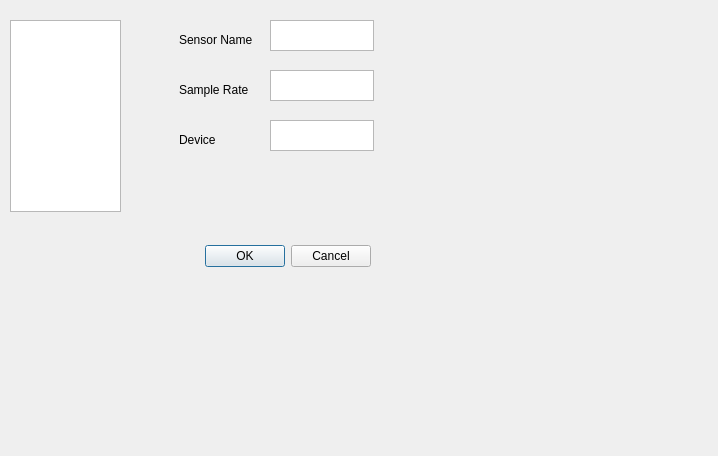
<?xml version="1.0" encoding="UTF-8"?>
<ui version="4.0">
 <class>config::AddSensorDialog</class>
 <widget class="QDialog" name="config::AddSensorDialog">
  <property name="geometry">
   <rect>
    <x>0</x>
    <y>0</y>
    <width>718</width>
    <height>456</height>
   </rect>
  </property>
  <property name="windowTitle">
   <string>Add Sensor</string>
  </property>
  <widget class="QDialogButtonBox" name="buttonBox">
   <property name="geometry">
    <rect>
     <x>30</x>
     <y>240</y>
     <width>341</width>
     <height>32</height>
    </rect>
   </property>
   <property name="orientation">
    <enum>Qt::Horizontal</enum>
   </property>
   <property name="standardButtons">
    <set>QDialogButtonBox::Cancel|QDialogButtonBox::Ok</set>
   </property>
  </widget>
  <widget class="QTableWidget" name="SensorCatTbl">
   <property name="geometry">
    <rect>
     <x>10</x>
     <y>20</y>
     <width>111</width>
     <height>192</height>
    </rect>
   </property>
  </widget>
  <widget class="QTextEdit" name="SensorText">
   <property name="geometry">
    <rect>
     <x>270</x>
     <y>20</y>
     <width>104</width>
     <height>31</height>
    </rect>
   </property>
   <property name="readOnly">
    <bool>true</bool>
   </property>
  </widget>
  <widget class="QLabel" name="label">
   <property name="geometry">
    <rect>
     <x>179</x>
     <y>30</y>
     <width>81</width>
     <height>20</height>
    </rect>
   </property>
   <property name="text">
    <string>Sensor Name</string>
   </property>
  </widget>
  <widget class="QLabel" name="label_2">
   <property name="geometry">
    <rect>
     <x>179</x>
     <y>80</y>
     <width>81</width>
     <height>20</height>
    </rect>
   </property>
   <property name="text">
    <string>Sample Rate</string>
   </property>
  </widget>
  <widget class="QTextEdit" name="SampleText">
   <property name="geometry">
    <rect>
     <x>270</x>
     <y>70</y>
     <width>104</width>
     <height>31</height>
    </rect>
   </property>
   <property name="readOnly">
    <bool>true</bool>
   </property>
  </widget>
  <widget class="QLabel" name="label_3">
   <property name="geometry">
    <rect>
     <x>179</x>
     <y>130</y>
     <width>81</width>
     <height>20</height>
    </rect>
   </property>
   <property name="text">
    <string>Device</string>
   </property>
  </widget>
  <widget class="QTextEdit" name="DeviceText">
   <property name="geometry">
    <rect>
     <x>270</x>
     <y>120</y>
     <width>104</width>
     <height>31</height>
    </rect>
   </property>
   <property name="readOnly">
    <bool>true</bool>
   </property>
  </widget>
 </widget>
 <resources/>
 <connections>
  <connection>
   <sender>buttonBox</sender>
   <signal>accepted()</signal>
   <receiver>config::AddSensorDialog</receiver>
   <slot>accept()</slot>
   <hints>
    <hint type="sourcelabel">
     <x>248</x>
     <y>254</y>
    </hint>
    <hint type="destinationlabel">
     <x>157</x>
     <y>274</y>
    </hint>
   </hints>
  </connection>
  <connection>
   <sender>buttonBox</sender>
   <signal>rejected()</signal>
   <receiver>config::AddSensorDialog</receiver>
   <slot>reject()</slot>
   <hints>
    <hint type="sourcelabel">
     <x>316</x>
     <y>260</y>
    </hint>
    <hint type="destinationlabel">
     <x>286</x>
     <y>274</y>
    </hint>
   </hints>
  </connection>
  <connection>
   <sender>SensorCatTbl</sender>
   <signal>itemClicked(QTableWidgetItem*)</signal>
   <receiver>SensorText</receiver>
   <slot>copy()</slot>
   <hints>
    <hint type="sourcelabel">
     <x>99</x>
     <y>129</y>
    </hint>
    <hint type="destinationlabel">
     <x>286</x>
     <y>34</y>
    </hint>
   </hints>
  </connection>
 </connections>
</ui>
